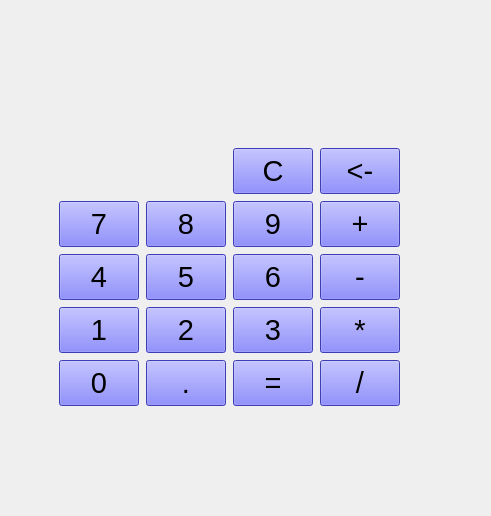
<?xml version="1.0" encoding="UTF-8"?>
<ui version="4.0">
 <class>MainWindow</class>
 <widget class="QMainWindow" name="MainWindow">
  <property name="geometry">
   <rect>
    <x>0</x>
    <y>0</y>
    <width>491</width>
    <height>516</height>
   </rect>
  </property>
  <property name="windowTitle">
   <string>MainWindow</string>
  </property>
  <widget class="QWidget" name="centralWidget">
   <widget class="QPushButton" name="nbtn7">
    <property name="geometry">
     <rect>
      <x>59</x>
      <y>201</y>
      <width>80</width>
      <height>46</height>
     </rect>
    </property>
    <property name="font">
     <font>
      <pointsize>22</pointsize>
     </font>
    </property>
    <property name="styleSheet">
     <string notr="true">background-color: rgb(85, 85, 255);</string>
    </property>
    <property name="text">
     <string>7</string>
    </property>
   </widget>
   <widget class="QPushButton" name="nbtn8">
    <property name="geometry">
     <rect>
      <x>146</x>
      <y>201</y>
      <width>80</width>
      <height>46</height>
     </rect>
    </property>
    <property name="font">
     <font>
      <pointsize>22</pointsize>
     </font>
    </property>
    <property name="styleSheet">
     <string notr="true">background-color: rgb(85, 85, 255);</string>
    </property>
    <property name="text">
     <string>8</string>
    </property>
   </widget>
   <widget class="QPushButton" name="nbtn9">
    <property name="geometry">
     <rect>
      <x>233</x>
      <y>201</y>
      <width>80</width>
      <height>46</height>
     </rect>
    </property>
    <property name="font">
     <font>
      <pointsize>22</pointsize>
     </font>
    </property>
    <property name="styleSheet">
     <string notr="true">background-color: rgb(85, 85, 255);</string>
    </property>
    <property name="text">
     <string>9</string>
    </property>
   </widget>
   <widget class="QPushButton" name="nbtn6">
    <property name="geometry">
     <rect>
      <x>233</x>
      <y>254</y>
      <width>80</width>
      <height>46</height>
     </rect>
    </property>
    <property name="font">
     <font>
      <pointsize>22</pointsize>
     </font>
    </property>
    <property name="styleSheet">
     <string notr="true">background-color: rgb(85, 85, 255);</string>
    </property>
    <property name="text">
     <string>6</string>
    </property>
   </widget>
   <widget class="QPushButton" name="nbtn5">
    <property name="geometry">
     <rect>
      <x>146</x>
      <y>254</y>
      <width>80</width>
      <height>46</height>
     </rect>
    </property>
    <property name="font">
     <font>
      <pointsize>22</pointsize>
     </font>
    </property>
    <property name="styleSheet">
     <string notr="true">background-color: rgb(85, 85, 255);</string>
    </property>
    <property name="text">
     <string>5</string>
    </property>
   </widget>
   <widget class="QPushButton" name="nbtn4">
    <property name="geometry">
     <rect>
      <x>59</x>
      <y>254</y>
      <width>80</width>
      <height>46</height>
     </rect>
    </property>
    <property name="font">
     <font>
      <pointsize>22</pointsize>
     </font>
    </property>
    <property name="styleSheet">
     <string notr="true">background-color: rgb(85, 85, 255);</string>
    </property>
    <property name="text">
     <string>4</string>
    </property>
   </widget>
   <widget class="QPushButton" name="nbtn3">
    <property name="geometry">
     <rect>
      <x>233</x>
      <y>307</y>
      <width>80</width>
      <height>46</height>
     </rect>
    </property>
    <property name="font">
     <font>
      <pointsize>22</pointsize>
     </font>
    </property>
    <property name="styleSheet">
     <string notr="true">background-color: rgb(85, 85, 255);</string>
    </property>
    <property name="text">
     <string>3</string>
    </property>
   </widget>
   <widget class="QPushButton" name="nbtn2">
    <property name="geometry">
     <rect>
      <x>146</x>
      <y>307</y>
      <width>80</width>
      <height>46</height>
     </rect>
    </property>
    <property name="font">
     <font>
      <pointsize>22</pointsize>
     </font>
    </property>
    <property name="styleSheet">
     <string notr="true">background-color: rgb(85, 85, 255);</string>
    </property>
    <property name="text">
     <string>2</string>
    </property>
   </widget>
   <widget class="QPushButton" name="nbtn1">
    <property name="geometry">
     <rect>
      <x>59</x>
      <y>307</y>
      <width>80</width>
      <height>46</height>
     </rect>
    </property>
    <property name="font">
     <font>
      <pointsize>22</pointsize>
     </font>
    </property>
    <property name="styleSheet">
     <string notr="true">background-color: rgb(85, 85, 255);</string>
    </property>
    <property name="text">
     <string>1</string>
    </property>
   </widget>
   <widget class="QPushButton" name="oBtnEqual">
    <property name="geometry">
     <rect>
      <x>233</x>
      <y>360</y>
      <width>80</width>
      <height>46</height>
     </rect>
    </property>
    <property name="font">
     <font>
      <pointsize>22</pointsize>
     </font>
    </property>
    <property name="styleSheet">
     <string notr="true">background-color: rgb(85, 85, 255);</string>
    </property>
    <property name="text">
     <string>=</string>
    </property>
   </widget>
   <widget class="QPushButton" name="oBtnDot">
    <property name="geometry">
     <rect>
      <x>146</x>
      <y>360</y>
      <width>80</width>
      <height>46</height>
     </rect>
    </property>
    <property name="font">
     <font>
      <pointsize>22</pointsize>
     </font>
    </property>
    <property name="styleSheet">
     <string notr="true">background-color: rgb(85, 85, 255);</string>
    </property>
    <property name="text">
     <string>.</string>
    </property>
   </widget>
   <widget class="QPushButton" name="nbtn0">
    <property name="geometry">
     <rect>
      <x>59</x>
      <y>360</y>
      <width>80</width>
      <height>46</height>
     </rect>
    </property>
    <property name="font">
     <font>
      <pointsize>22</pointsize>
     </font>
    </property>
    <property name="styleSheet">
     <string notr="true">background-color: rgb(85, 85, 255);</string>
    </property>
    <property name="text">
     <string>0</string>
    </property>
   </widget>
   <widget class="QPushButton" name="oBtnSub">
    <property name="geometry">
     <rect>
      <x>320</x>
      <y>254</y>
      <width>80</width>
      <height>46</height>
     </rect>
    </property>
    <property name="font">
     <font>
      <pointsize>22</pointsize>
     </font>
    </property>
    <property name="styleSheet">
     <string notr="true">background-color: rgb(85, 85, 255);</string>
    </property>
    <property name="text">
     <string>-</string>
    </property>
   </widget>
   <widget class="QPushButton" name="oBtnMul">
    <property name="geometry">
     <rect>
      <x>320</x>
      <y>307</y>
      <width>80</width>
      <height>46</height>
     </rect>
    </property>
    <property name="font">
     <font>
      <pointsize>22</pointsize>
     </font>
    </property>
    <property name="styleSheet">
     <string notr="true">background-color: rgb(85, 85, 255);</string>
    </property>
    <property name="text">
     <string>*</string>
    </property>
   </widget>
   <widget class="QPushButton" name="oBtnAdd">
    <property name="geometry">
     <rect>
      <x>320</x>
      <y>201</y>
      <width>80</width>
      <height>46</height>
     </rect>
    </property>
    <property name="font">
     <font>
      <pointsize>22</pointsize>
     </font>
    </property>
    <property name="styleSheet">
     <string notr="true">background-color: rgb(85, 85, 255);</string>
    </property>
    <property name="text">
     <string>+</string>
    </property>
   </widget>
   <widget class="QPushButton" name="oBtnDiv">
    <property name="geometry">
     <rect>
      <x>320</x>
      <y>360</y>
      <width>80</width>
      <height>46</height>
     </rect>
    </property>
    <property name="font">
     <font>
      <pointsize>22</pointsize>
     </font>
    </property>
    <property name="styleSheet">
     <string notr="true">background-color: rgb(85, 85, 255);</string>
    </property>
    <property name="text">
     <string>/</string>
    </property>
   </widget>
   <widget class="QPushButton" name="oBtnClear">
    <property name="geometry">
     <rect>
      <x>233</x>
      <y>148</y>
      <width>80</width>
      <height>46</height>
     </rect>
    </property>
    <property name="font">
     <font>
      <pointsize>22</pointsize>
     </font>
    </property>
    <property name="styleSheet">
     <string notr="true">background-color: rgb(85, 85, 255);</string>
    </property>
    <property name="text">
     <string>C</string>
    </property>
   </widget>
   <widget class="QPushButton" name="oBtnBack">
    <property name="geometry">
     <rect>
      <x>320</x>
      <y>148</y>
      <width>80</width>
      <height>46</height>
     </rect>
    </property>
    <property name="font">
     <font>
      <pointsize>22</pointsize>
     </font>
    </property>
    <property name="styleSheet">
     <string notr="true">background-color: rgb(85, 85, 255);</string>
    </property>
    <property name="text">
     <string>&lt;-</string>
    </property>
   </widget>
   <widget class="QLabel" name="label">
    <property name="geometry">
     <rect>
      <x>60</x>
      <y>50</y>
      <width>341</width>
      <height>71</height>
     </rect>
    </property>
    <property name="font">
     <font>
      <pointsize>18</pointsize>
      <weight>75</weight>
      <italic>false</italic>
      <bold>true</bold>
     </font>
    </property>
    <property name="text">
     <string/>
    </property>
    <property name="alignment">
     <set>Qt::AlignBottom|Qt::AlignRight|Qt::AlignTrailing</set>
    </property>
   </widget>
  </widget>
 </widget>
 <layoutdefault spacing="6" margin="11"/>
 <resources/>
 <connections/>
</ui>
